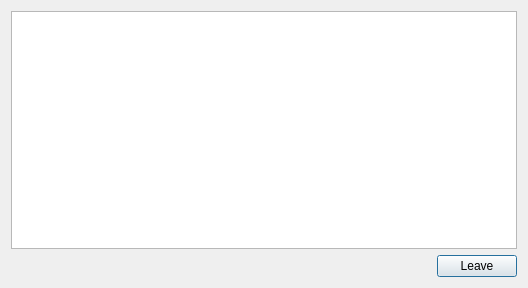
<?xml version="1.0" encoding="UTF-8"?>
<ui version="4.0">
 <class>resultsWindow</class>
 <widget class="QDialog" name="resultsWindow">
  <property name="geometry">
   <rect>
    <x>0</x>
    <y>0</y>
    <width>528</width>
    <height>288</height>
   </rect>
  </property>
  <property name="windowTitle">
   <string>Results</string>
  </property>
  <layout class="QGridLayout" name="gridLayout_2">
   <item row="0" column="0">
    <layout class="QGridLayout" name="gridLayout">
     <item row="1" column="1">
      <widget class="QPushButton" name="buttonLeave">
       <property name="text">
        <string>Leave</string>
       </property>
      </widget>
     </item>
     <item row="0" column="0" colspan="2">
      <widget class="QTextBrowser" name="textBrowser"/>
     </item>
     <item row="1" column="0">
      <spacer name="horizontalSpacer">
       <property name="orientation">
        <enum>Qt::Horizontal</enum>
       </property>
       <property name="sizeHint" stdset="0">
        <size>
         <width>40</width>
         <height>20</height>
        </size>
       </property>
      </spacer>
     </item>
    </layout>
   </item>
  </layout>
 </widget>
 <resources/>
 <connections/>
</ui>
